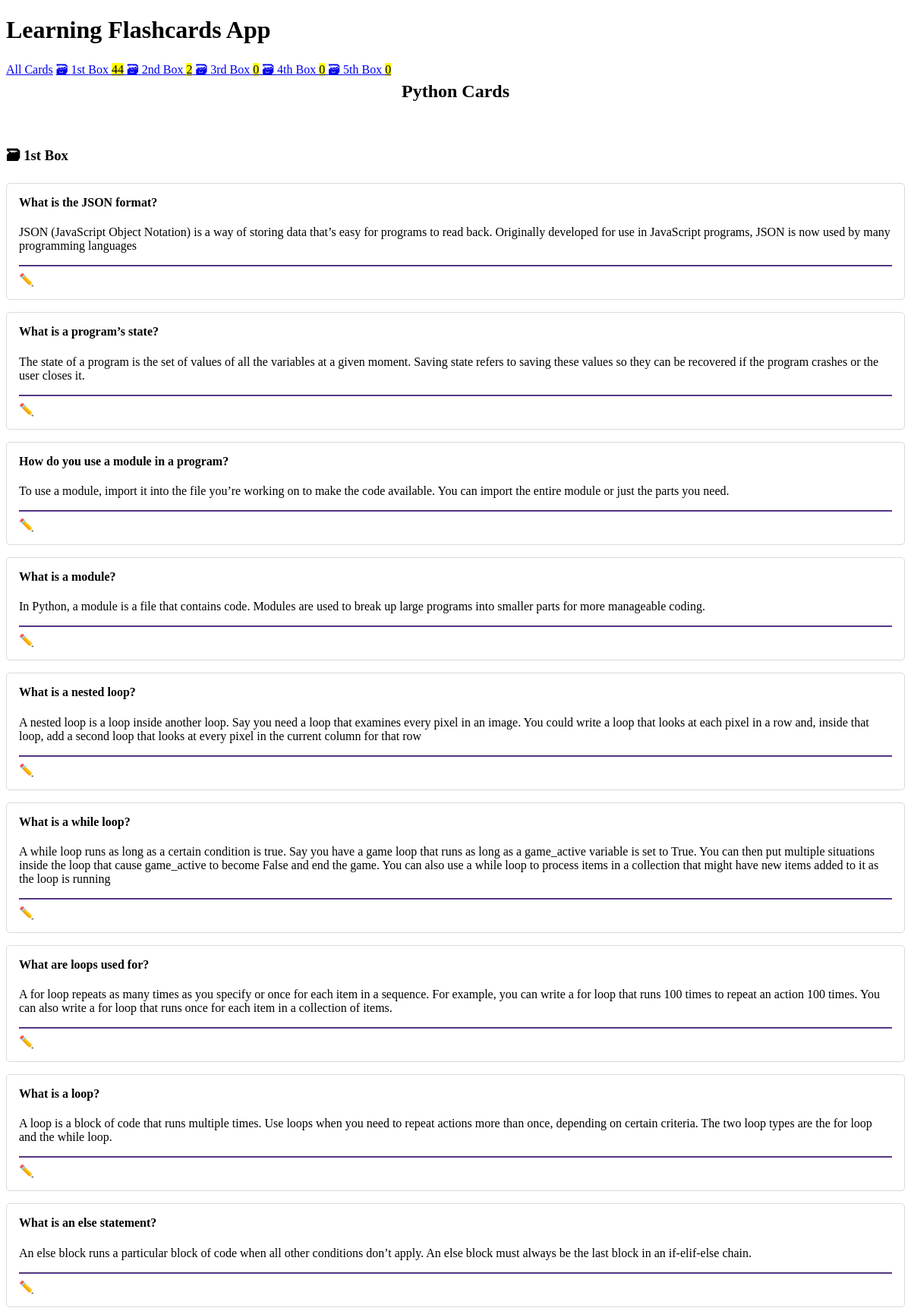
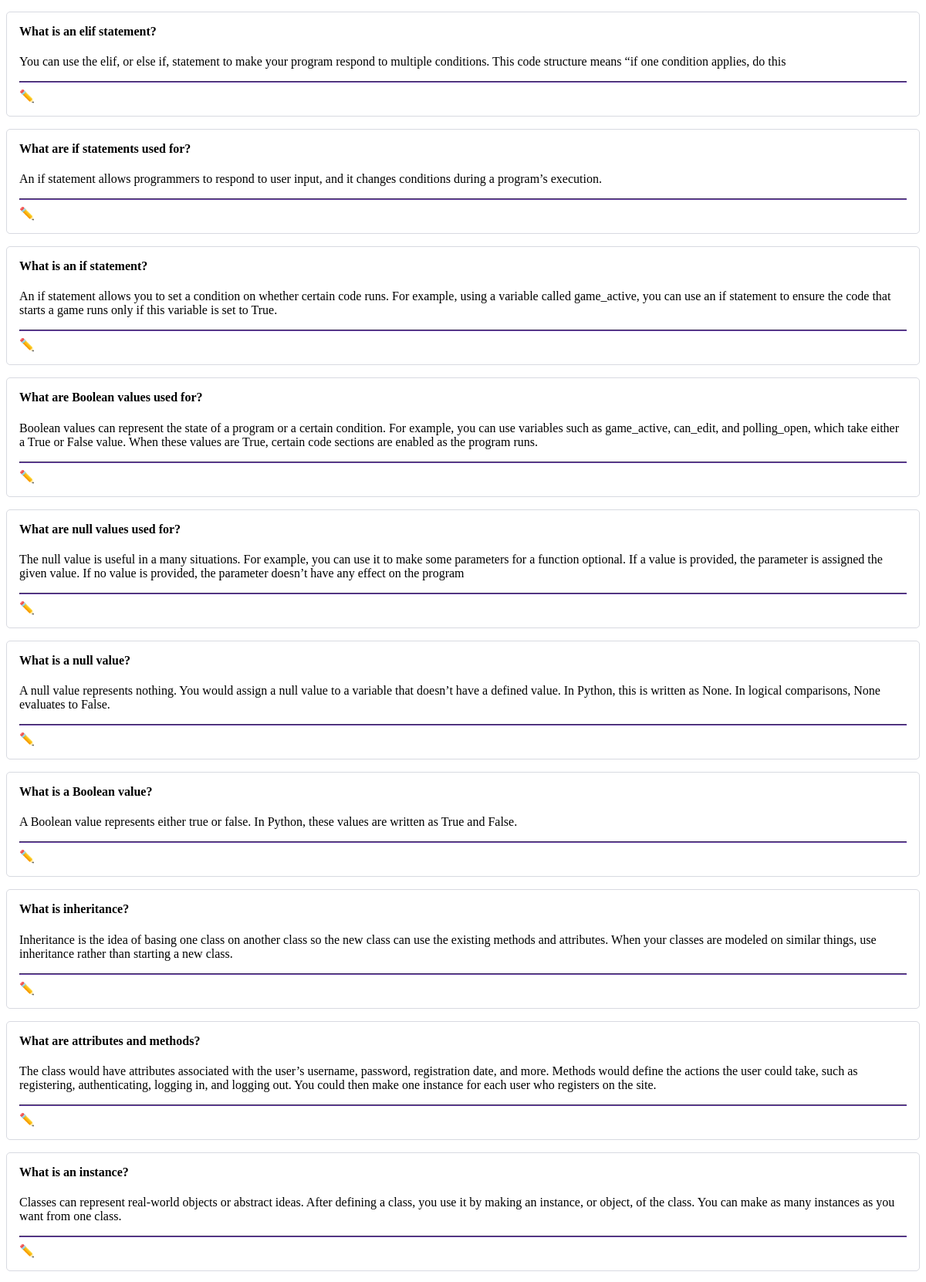
The page / (upper part) on the database its author committed (2 pictures, top to bottom).
### cards/models.py (models this page shows, shortened)
class Card(models.Model):
    question = models.CharField(max_length=100)
    answer = models.CharField(max_length=450)
    box = models.IntegerField(
        choices=zip(BOXES, BOXES),
        default=BOXES[0],
    )
    date_created = models.DateTimeField(auto_now_add=True)

### cards/views.py (the view)
# urls.py: path("", views.CardListView.as_view(), name="card-list"),
class CardListView(ListView):
    model = Card
    queryset = Card.objects.all().order_by("box", "-date_created")

### cards/templatetags/cards_tags.py (called while the page is built)
@register.inclusion_tag("cards/box_links.html")
def boxes_as_links():
    boxes = []
    for box_num in BOXES:
        card_count = Card.objects.filter(box=box_num).count()
        boxes.append({"number": box_num, "card_count" : card_count})
    return {"boxes" : boxes}

### cards/templates/cards/card_list.html (shortened to what this page needs)
{% extends "cards/base.html" %}
{% load humanize %}
{% block content %}
    <h2>
        Python Cards
    </h2>
    <a href="{% url 'card-create' %}" role="button">
    </a>
    {% for card in card_list %}
        {% ifchanged %}
            <h3>🗃 {{ card.box | ordinal }} Box</h3>
        {% endifchanged %}
        {% include "cards/card.html" %}
    {% endfor %}
{% endblock content %}

### cards/templates/cards/base.html (shortened to what this page needs)
<!DOCTYPE html>
<html lang="en">
<head>
    <link rel="stylesheet" href="https://cdn.simplecss.org/simple.min.css">
</head>
<body>
    <header>
        <h1>Learning Flashcards App</h1>
        {% include "cards/navigation.html" %}
    </header>
    <main>
        {% block content %}{% endblock content %}
    </main>
</body>
</html>

### cards/templates/cards/navigation.html
{% load cards_tags %}
<nav>
    <a href="{% url 'card-list' %}">All Cards</a>
    {% boxes_as_links %}
</nav>

### cards/templates/cards/box_links.html
{% load humanize %}
{% for box in boxes %}
    <a href="{% url 'box' box_num=box.number %}">
        🗃 {{ box.number | ordinal }} Box <mark>{{ box.card_count }}</mark>
    </a>
{% endfor %}

### cards/templates/cards/card.html (shortened to what this page needs)
<article>
   <h4>{{ card.question }}</h4>
   {% if not check_card %}
      <p>{{ card.answer }}</p>
      <hr/>
      <a href="{% url 'card-update' card.id %}" role="button">
         ✏️ Edit Card
      </a>
    {% endif %}
</article>

### cards/templates/cards/base.html (style rules this page uses)
:root { --accent: #6e48ad; --accent-bg: white; --bg: #fff; --text: #212121; --text-light: #585858; --border: #d8dae1; --code: #d81b60; --preformatted: #444; }
article { background-color: var(--marked); border: 1px solid var(--border); border-radius: 5px; padding: 1em; margin: 1em 0; }
h2 { text-align: center; }
h2, h4 { margin-top: 0; }
hr { background: var(--accent); border-color: var(--accent); }
button, a[role='button'] { color: white; text-decoration: none; }

### rows shown on the page
Card: box|ordinal "1st", question "What is the JSON format?", answer "JSON (JavaScript Object Notation) is a way of storing data that’s easy for programs to read back. Originally developed for use in JavaScript programs, JSON is now used by many programming languages"
Card: question "What is a program’s state?", answer "The state of a program is the set of values of all the variables at a given moment. Saving state refers to saving these values so they can be recovered if the program crashes or the user closes it."
Card: question "How do you use a module in a program?", answer "To use a module, import it into the file you’re working on to make the code available. You can import the entire module or just the parts you need."
Card: question "What is a module?", answer "In Python, a module is a file that contains code. Modules are used to break up large programs into smaller parts for more manageable coding."
Card: question "What is a nested loop?", answer "A nested loop is a loop inside another loop. Say you need a loop that examines every pixel in an image. You could write a loop that looks at each pixel in a row and, inside that loop, add a second loop that looks at every pixel in the current column for that row"
Card: question "What is a while loop?", answer "A while loop runs as long as a certain condition is true. Say you have a game loop that runs as long as a game_active variable is set to True. You can then put multiple situations inside the loop that cause game_active to become False and end the game. You can also use a while loop to process items in a collection that might have new items added to it as the loop is running"
Card: question "What are loops used for?", answer "A for loop repeats as many times as you specify or once for each item in a sequence. For example, you can write a for loop that runs 100 times to repeat an action 100 times. You can also write a for loop that runs once for each item in a collection of items."
Card: question "What is a loop?", answer "A loop is a block of code that runs multiple times. Use loops when you need to repeat actions more than once, depending on certain criteria. The two loop types are the for loop and the while loop."
Card: question "What is an else statement?", answer "An else block runs a particular block of code when all other conditions don’t apply. An else block must always be the last block in an if-elif-else chain."
Card: question "What is an elif statement?", answer "You can use the elif, or else if, statement to make your program respond to multiple conditions. This code structure means “if one condition applies, do this"
Card: question "What are if statements used for?", answer "An if statement allows programmers to respond to user input, and it changes conditions during a program’s execution."
Card: question "What is an if statement?", answer "An if statement allows you to set a condition on whether certain code runs. For example, using a variable called game_active, you can use an if statement to ensure the code that starts a game runs only if this variable is set to True."
Card: question "What are Boolean values used for?", answer "Boolean values can represent the state of a program or a certain condition. For example, you can use variables such as game_active, can_edit, and polling_open, which take either a True or False value. When these values are True, certain code sections are enabled as the program runs."
Card: question "What are null values used for?", answer "The null value is useful in a many situations. For example, you can use it to make some parameters for a function optional. If a value is provided, the parameter is assigned the given value. If no value is provided, the parameter doesn’t have any effect on the program"
Card: question "What is a null value?", answer "A null value represents nothing. You would assign a null value to a variable that doesn’t have a defined value. In Python, this is written as None. In logical comparisons, None evaluates to False."
Card: question "What is a Boolean value?", answer "A Boolean value represents either true or false. In Python, these values are written as True and False."
Card: question "What is inheritance?", answer "Inheritance is the idea of basing one class on another class so the new class can use the existing methods and attributes. When your classes are modeled on similar things, use inheritance rather than starting a new class."
Card: question "What are attributes and methods?", answer "The class would have attributes associated with the user’s username, password, registration date, and more. Methods would define the actions the user could take, such as registering, authenticating, logging in, and logging out. You could then make one instance for each user who registers on the site."
Card: question "What is an instance?", answer "Classes can represent real-world objects or abstract ideas. After defining a class, you use it by making an instance, or object, of the class. You can make as many instances as you want from one class."

### other values the page prints
{{ box.number | ordinal }} "1st" "2nd" "3rd" "4th" "5th"
{{ box.card_count }} "44" "2" "0" "0" "0"
